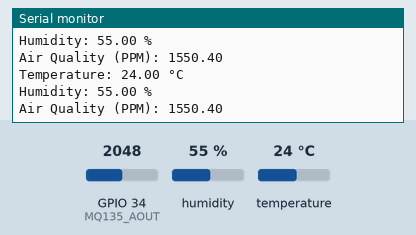
Recording of a sketch running on a simulated ESP32. On the bench: the last lines printed to the serial monitor. The test bench sets the inputs (shaded band); at power-on: humidity 55 %, GPIO 34 (MQ135_AOUT) = 2048, temperature 24 °C.

Above: at 2.8 s.
2.9 s: humidity set to 22 %
At 5.2 s:
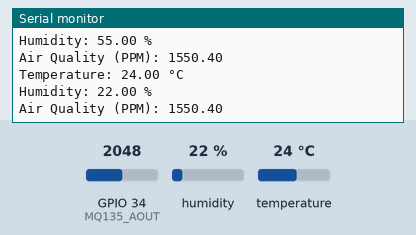
5.6 s: GPIO 34 (MQ135_AOUT) set to 2866
At 7.1 s:
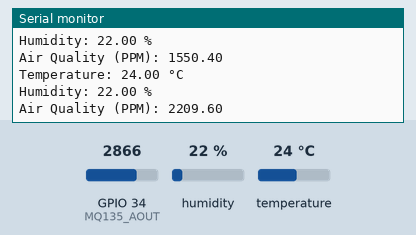
8.3 s: temperature set to 12 °C
At 10.5 s:
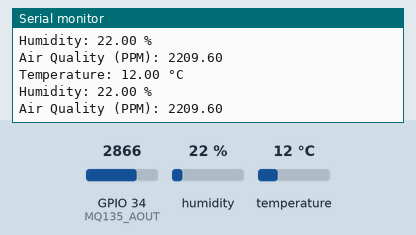
11.0 s: GPIO 34 (MQ135_AOUT) set to 3603
At 13.3 s:
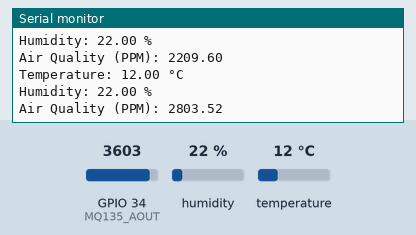
13.7 s: humidity set to 40 %
At 15.2 s:
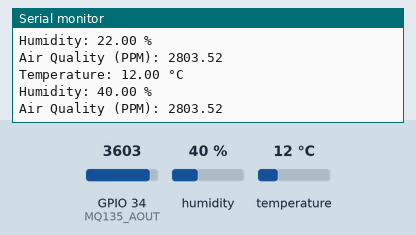
Timing chart, 0 to 16.7 s (numbered marks = the images above; inputs shaded):
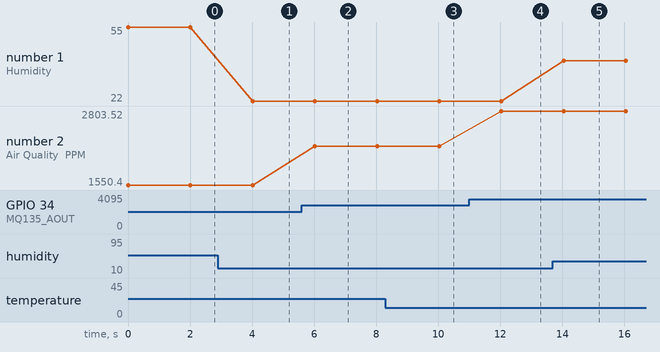

The sketch:

ESP32DHT22MQ135Working.ino
```cpp
#include <DHT.h>

#define DHTPIN 4
#define DHTTYPE DHT22
DHT dht(DHTPIN, DHTTYPE);

#define MQ135_AOUT 34

void setup() {
  Serial.begin(115200);
  dht.begin();
  Serial.println("DHT22 and MQ135 sensor test ititalised");
}

void loop() {
  float temperature = dht.readTemperature();
  float humidity = dht.readHumidity();

  if (isnan(temperature) || isnan(humidity)) {
    Serial.println("failed tor ead from sensor");
  } else {
    Serial.print("Temperature: ");
    Serial.print(temperature);
    Serial.println(" °C");

    Serial.print("Humidity: ");
    Serial.print(humidity);
    Serial.println(" %");
  }

  int air_quality_analog = analogRead(MQ135_AOUT);
  float air_quality_ppm = calculatePPM(air_quality_analog);

  Serial.print("Air Quality (PPM): ");
  Serial.println(air_quality_ppm);

  delay(2000);
}

float calculatePPM(int rawValue) {
  float voltage = (rawValue / 4095.0) * 3.3;
  float ppm = (voltage - 0.1) * 1000;
  return ppm < 0 ? 0 : ppm;
}
```

Measured:
- after the input at 2.9 s, the serial monitor: prints a new line after 1.1 s (image 1)
- after the input at 5.6 s, the serial monitor: prints a new line after 0.42 s (image 2)
- after the input at 8.3 s, the serial monitor: prints a new line after 1.7 s (image 3)
- after the input at 11.0 s, the serial monitor: prints a new line after 1.0 s (image 4)
- after the input at 13.7 s, the serial monitor: prints a new line after 0.35 s (image 5)
- plotted number 1: 22 → 40 after the input at 13.7 s
- plotted number 2: 1550.4 → 2209.6 after the input at 5.6 s, 2209.6 → 2803.52 after the input at 11.0 s
